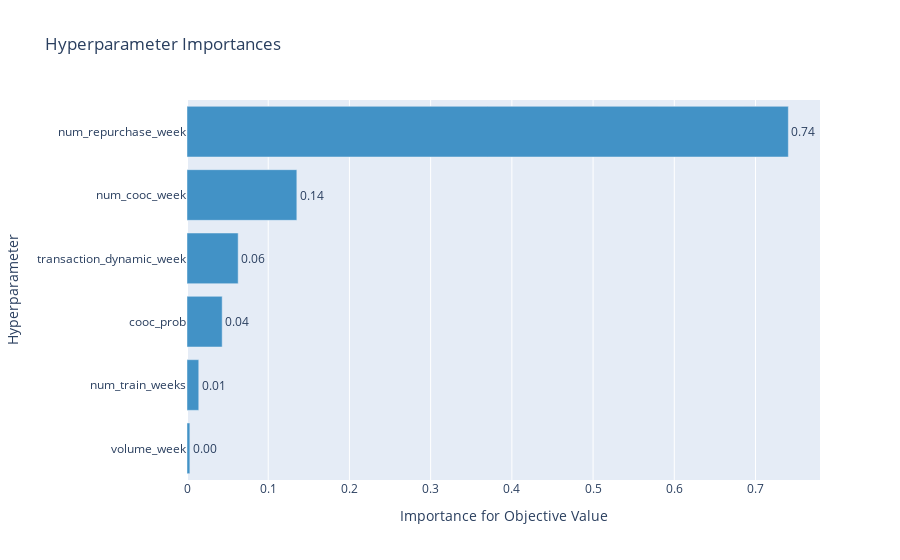

Here is the notebook cell this chart was saved with:
### Code cell
optuna.visualization.plot_param_importances(study)

### Figure 1 — Plotly figure (JSON) as saved in the notebook; plotly's stock layout.template omitted (floating-point values rounded to 4 significant figures)
{"data": [{"cliponaxis": false, "hovertemplate": ["volume_week (IntUniformDistribution): 0.0035192049399355783<extra></extra>", "num_train_weeks (IntUniformDistribution): 0.014479457081546174<extra></extra>", "cooc_prob (UniformDistribution): 0.04331237570336563<extra></extra>", "transaction_dynamic_week (IntUniformDistribution): 0.06300729682559646<extra></extra>", "num_cooc_week (IntUniformDistribution): 0.13523914224342679<extra></extra>", "num_repurchase_week (IntUniformDistribution): 0.7404425232061294<extra></extra>"], "marker": {"color": "rgb(66,146,198)"}, "orientation": "h", "text": ["0.0035192049399355783", "0.014479457081546174", "0.04331237570336563", "0.06300729682559646", "0.13523914224342679", "0.7404425232061294"], "textposition": "outside", "texttemplate": "%{text:.2f}", "type": "bar", "x": [0.003519, 0.01448, 0.04331, 0.06301, 0.1352, 0.7404], "y": ["volume_week", "num_train_weeks", "cooc_prob", "transaction_dynamic_week", "num_cooc_week", "num_repurchase_week"]}], "layout": {"showlegend": false, "title": {"text": "Hyperparameter Importances"}, "xaxis": {"title": {"text": "Importance for Objective Value"}}, "yaxis": {"title": {"text": "Hyperparameter"}}}}
